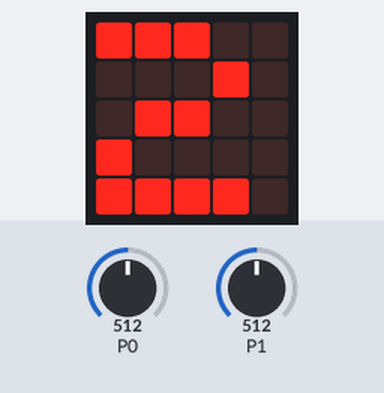
Bench run of a program on a simulated BBC micro:bit (MakeCode). On the bench: the board's 5×5 LED display. Inputs (shaded band) come from the test bench; at power-on: P1 = 512, P0 = 512 (analog values on the 0–1023 scale). Random numbers come from a fixed seed; the 48×5 strip is a reading aid, not a part: it shows the text the display is scrolling, unrolled, one strip-width of it at a time.

Above: at 1.3 s.
1.4 s: P1 set to 367
At 2.8 s:
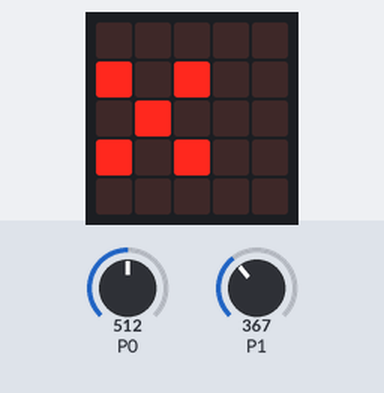
11.6 s: P1 set to 334
At 16.8 s:
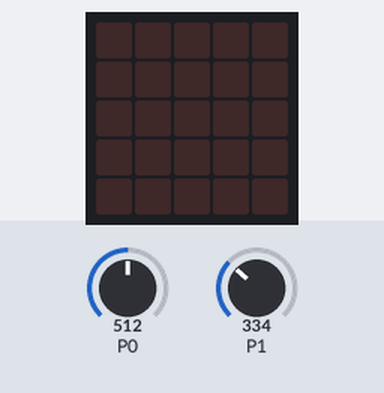
21.8 s: P0 set to 360
31.2 s: P0 set to 336
32.7 s: P0 set to 511
At 35.4 s:
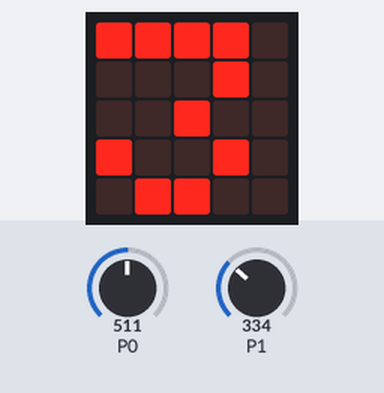
40.8 s: P1 set to 360
At 45.3 s:
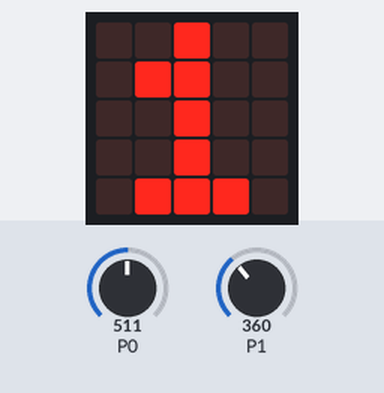

The program:

main.ts
```typescript
function P1_Touched () {
    if (running2) {
        running2 = false
        end2 = input.runningTime()
        basic.showLeds(`
            # # . . .
            # # . . .
            # # . . .
            # # . . .
            # # . . .
            `)
        basic.pause(100)
        basic.showNumber(end2 - start2)
    } else {
        false_start2 = true
        basic.showLeds(`
            . . . . .
            # . # . .
            . # . . .
            # . # . .
            . . . . .
            `)
    }
}
function P0＿Touched () {
    basic.showNumber(3)
    basic.showNumber(2)
    basic.showNumber(1)
    basic.clearScreen()
    running2 = false
    false_start2 = false
    basic.pause(1000 + randint(0, 1999))
    if (!(false_start2)) {
        start2 = input.runningTime()
        running2 = true
        led.stopAnimation()
        basic.clearScreen()
        led.plot(randint(0, 4), randint(0, 4))
    }
}
let start2 = 0
let end2 = 0
let false_start2 = false
let running2 = false
running2 = false
false_start2 = false
end2 = 0
start2 = 0
basic.forever(function () {
    if (pins.analogReadPin(AnalogPin.P0) > 350) {
        P0＿Touched()
    }
})
basic.forever(function () {
    if (pins.analogReadPin(AnalogPin.P1) > 350) {
        P1_Touched()
    }
})
```

test.ts
```typescript
// テストはここに来ます。このパッケージが拡張機能として使用されるときにはコンパイルされません。
```

Measured:
- the behaviour switches between 351 and 350 on P1 (found by bisection; images 1 and 2)
- what the display in image 1 shows lasts 1.6 s, from 2.3 s to 3.9 s
- what the display in image 2 shows lasts 2.7 s, from 15.9 s to 18.6 s
- what the display in image 3 shows lasts 0.7 s, from 34.9 s to 35.6 s
